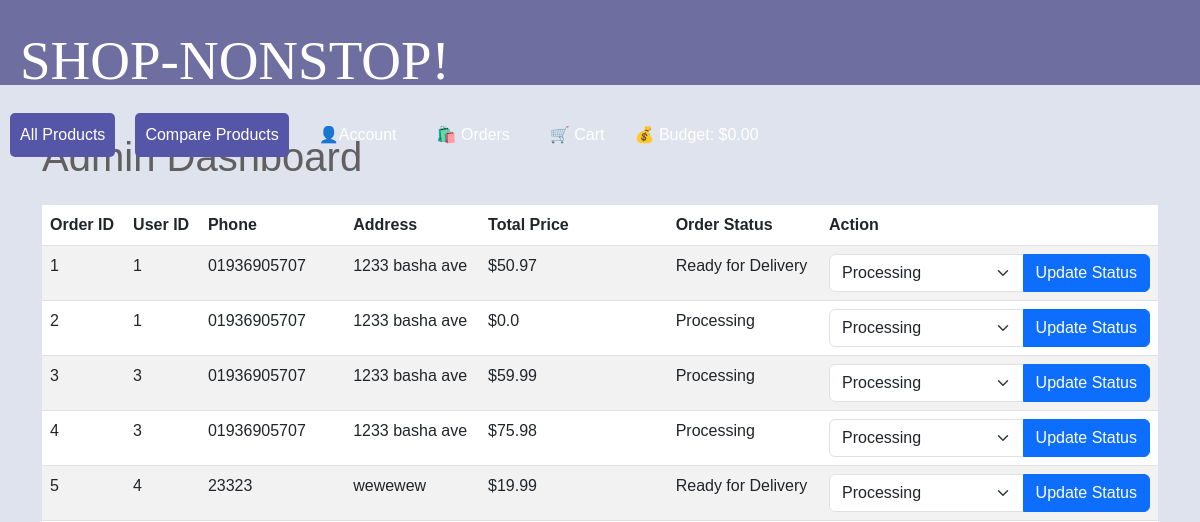
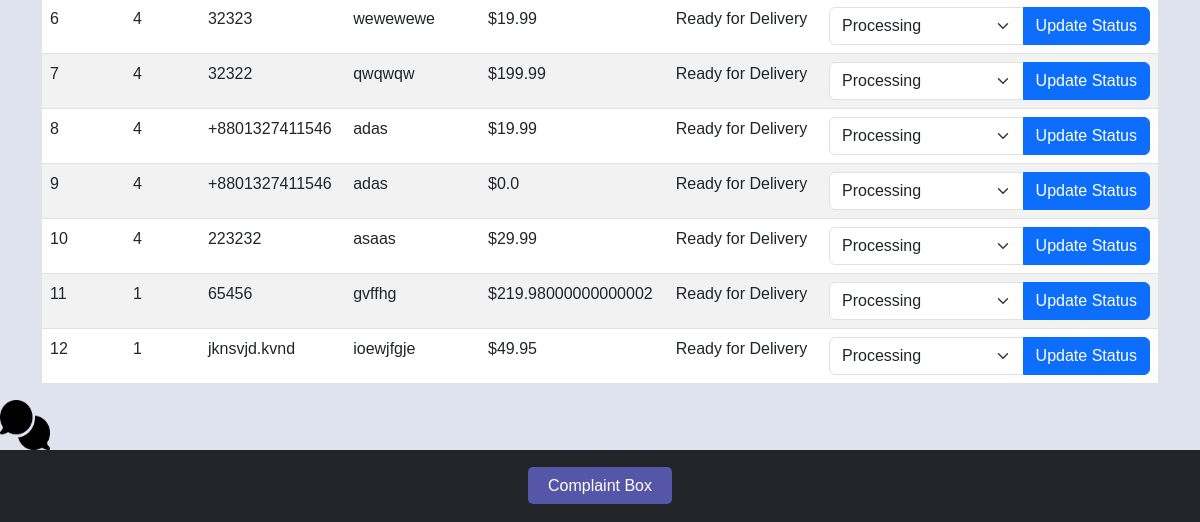
/admin/dashboard (signed in), run on an earlier commit of the app's database (2 pictures, top to bottom).
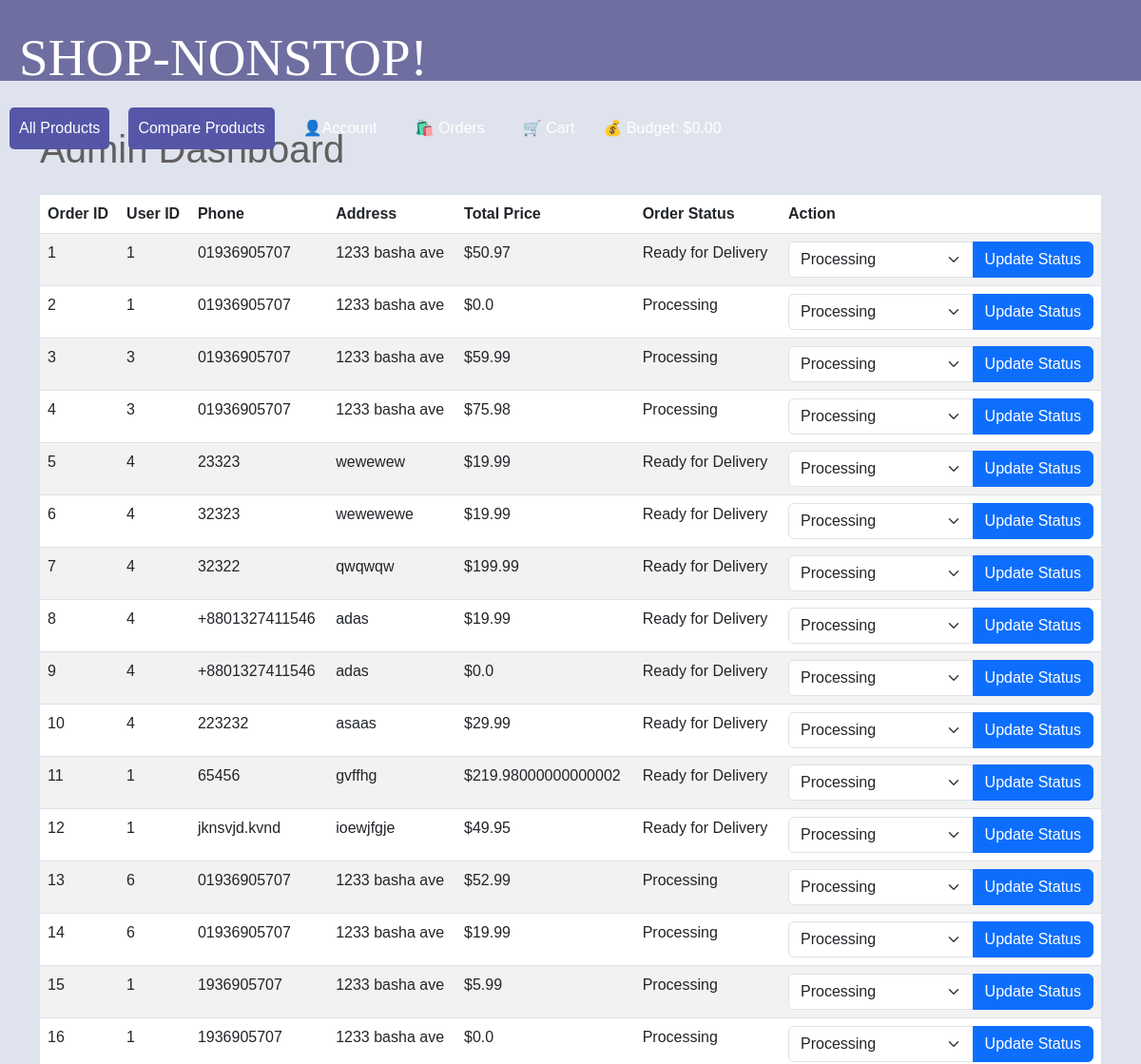
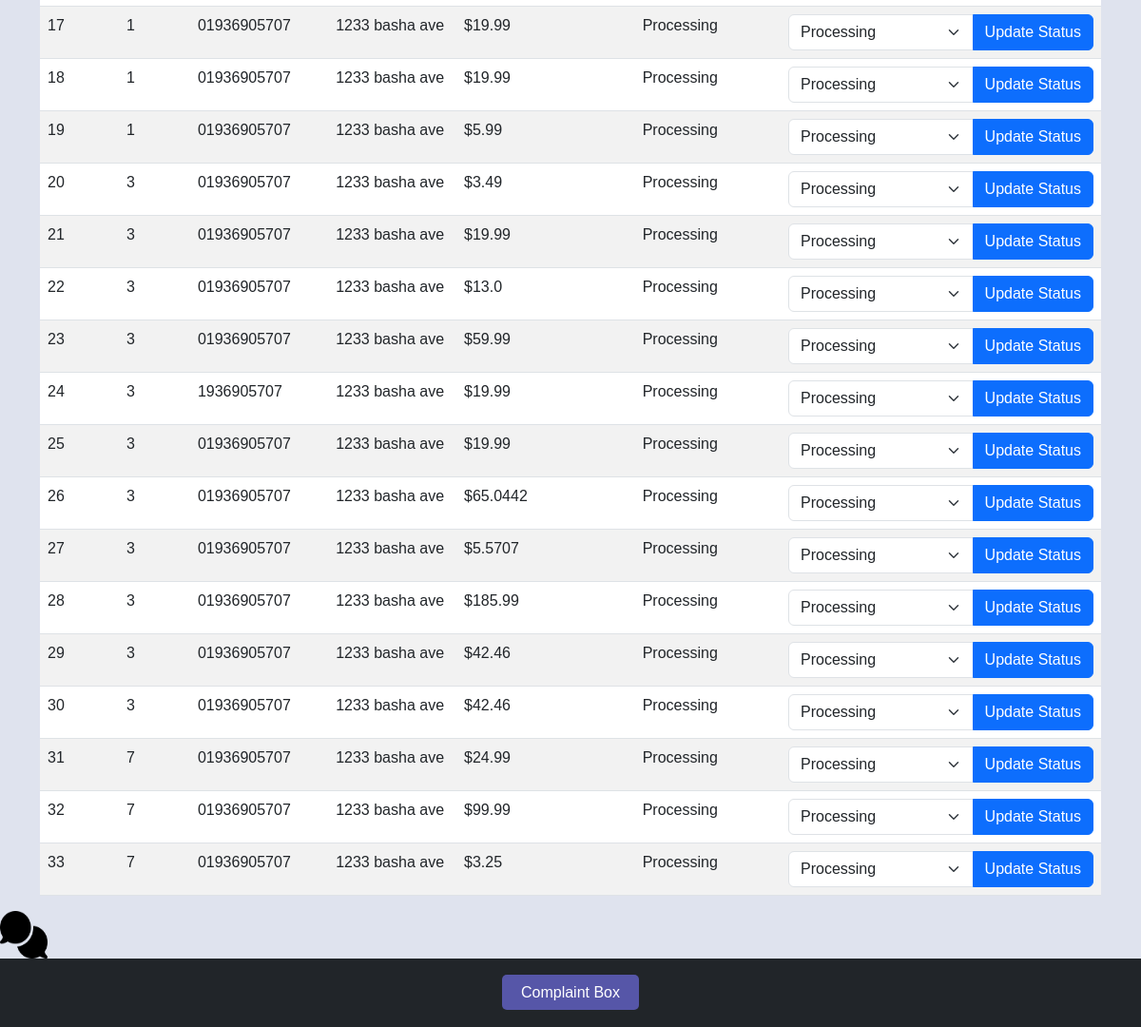
And on a later commit of the database (2 pictures, top to bottom).
### app/models.py (models this page shows, shortened)
class Order(db.Model):
    __tablename__ = 'order'
    id = db.Column(db.Integer, primary_key=True)
    user_id = db.Column(db.Integer, db.ForeignKey('user.id'), nullable=False)
    phone = db.Column(db.String(20), nullable=False)
    address = db.Column(db.String(100), nullable=False)
    total_price = db.Column(db.Float, nullable=False)
    date_created = db.Column(db.DateTime, default=datetime.utcnow())
    tracking_level = db.Column(db.String(50), nullable=True)
    items = db.relationship('Items', secondary=order_items,
                            backref=db.backref('orders', lazy='dynamic'))

### app/routes.py (the view)
@app.route('/admin/dashboard')
def admin_dashboard():
    if 'admin_id' not in session:
        return redirect(url_for('admin_login'))
    orders = Order.query.all()
    return render_template('admin_dashboard.html', orders=orders)

### app/templates/admin_dashboard.html (shortened to what this page needs)
{% extends 'base.html' %}
{% block content %}
<div class="container mt-5">
    <h1 class="mb-4">Admin Dashboard</h1>
    <div class="table-responsive">
        <table class="table table-striped">
            <thead>
                <tr>
                    <th>Order ID</th>
                    <th>User ID</th>
                    <th>Phone</th>
                    <th>Address</th>
                    <th>Total Price</th>
                    <th>Order Status</th>
                    <th>Action</th>
                </tr>
            </thead>
            <tbody>
                {% for order in orders %}
                    <tr>
                        <td>{{ order.id }}</td>
                        <td>{{ order.user_id }}</td>
                        <td>{{ order.phone }}</td>
                        <td>{{ order.address }}</td>
                        <td>${{ order.total_price }}</td>
                        <td>{{ order.tracking_level }}</td>
                        <td>
                            <form action="{{ url_for('update_order_status', order_id=order.id) }}" method="post">
                                <div class="input-group">
                                    <select class="form-select" name="status">
                                        <option value="Processing">Processing</option>
                                    </select>
                                    <button type="submit" class="btn btn-primary">Update Status</button>
                                </div>
                            </form>
                        </td>
                    </tr>
                {% endfor %}
            </tbody>
        </table>
    </div>
</div>
{% endblock %}

### app/templates/base.html (shortened to what this page needs)
<!DOCTYPE html>
<html lang="en">
<head>
    <link href="https://cdn.jsdelivr.net/npm/bootstrap@5.3.0-alpha1/dist/css/bootstrap.min.css" rel="stylesheet">
</head>
<body>
    <div class="navbar">
        <div class="icons">
            <a href="/" class="website-name">SHOP-NONSTOP!</a>
        </div>
        <div class="icons">
            <a href="/show_products" class="all-products-button">All Products</a>
            <a href="/compare" class="all-products-button">Compare Products</a>
            <div class="dropdown">
                <a href="dashboard">👤Account</a>
            </div>
            <div class="dropdown">
                <a href="#"> 🛍️ Orders</a>
            </div>
            <a href="/cart">🛒 Cart</a>
            <div class="dropdown">
                <span class="budget-button">💰 Budget: ${{ session.get('budget', '0.00') }}</span>
            </div>
        </div>
    </div>
    <div class="content">
        {% block content %}{% endblock %}
    </div>
    <a href="/chat" id="chat-icon">
    <img src="/static/chat-icon.png" alt="Chat" width="50" height="50">
    </a>
    <footer class="text-center py-4 bg-dark">
        <a class="all-products-button" onclick="redirectToGoogleForm()">Complaint Box</a>
    </footer>
</body>
</html>

### app/templates/base.html (style rules this page uses)
body { margin: 0; font-family: Font1,Arial, sans-serif; background-color: #dfe3ee; color: #615f5f; }
.navbar { display: flex; justify-content: space-between; align-items: center; background-color: #6e6ea0; color: white; padding: 10px; height: 85px; position: relative; }
.navbar a, .dropdown-content a { color: white; text-decoration: none; padding: 10px; }
.dropdown { position: relative; display: inline-block; }
.icons { display: flex; align-items: center; }
.icons a { margin-right: 20px; position: relative; }
.website-name { font-family: myFont; font-size: 55px; }
.all-products-button { padding: 10px 20px; background-color: #5656a8; color: white; border: none; border-radius: 5px; text-decoration: none; cursor: pointer; transition: background-color 0.3s ease; }

What changed in the data, as far as the page shows it:
added Order: id "13", user_id "6", phone "01936905707", address "1233 basha ave", total_price "52.99", tracking_level "Processing"
added Order: id "14", user_id "6", phone "01936905707", address "1233 basha ave", total_price "19.99", tracking_level "Processing"
added Order: id "15", user_id "1", phone "1936905707", address "1233 basha ave", total_price "5.99", tracking_level "Processing"
added Order: id "16", user_id "1", phone "1936905707", address "1233 basha ave", total_price "0.0", tracking_level "Processing"
added Order: id "17", user_id "1", phone "01936905707", address "1233 basha ave", total_price "19.99", tracking_level "Processing"
added Order: id "18", user_id "1", phone "01936905707", address "1233 basha ave", total_price "19.99", tracking_level "Processing"
added Order: id "19", user_id "1", phone "01936905707", address "1233 basha ave", total_price "5.99", tracking_level "Processing"
added Order: id "20", user_id "3", phone "01936905707", address "1233 basha ave", total_price "3.49", tracking_level "Processing"
added Order: id "21", user_id "3", phone "01936905707", address "1233 basha ave", total_price "19.99", tracking_level "Processing"
added Order: id "22", user_id "3", phone "01936905707", address "1233 basha ave", total_price "13.0", tracking_level "Processing"
added Order: id "23", user_id "3", phone "01936905707", address "1233 basha ave", total_price "59.99", tracking_level "Processing"
added Order: id "24", user_id "3", phone "1936905707", address "1233 basha ave", total_price "19.99", tracking_level "Processing"
added Order: id "25", user_id "3", phone "01936905707", address "1233 basha ave", total_price "19.99", tracking_level "Processing"
added Order: id "26", user_id "3", phone "01936905707", address "1233 basha ave", total_price "65.0442", tracking_level "Processing"
added Order: id "27", user_id "3", phone "01936905707", address "1233 basha ave", total_price "5.5707", tracking_level "Processing"
added Order: id "28", user_id "3", phone "01936905707", address "1233 basha ave", total_price "185.99", tracking_level "Processing"
added Order: id "29", user_id "3", phone "01936905707", address "1233 basha ave", total_price "42.46", tracking_level "Processing"
added Order: id "30", user_id "3", phone "01936905707", address "1233 basha ave", total_price "42.46", tracking_level "Processing"
added Order: id "31", user_id "7", phone "01936905707", address "1233 basha ave", total_price "24.99", tracking_level "Processing"
added Order: id "32", user_id "7", phone "01936905707", address "1233 basha ave", total_price "99.99", tracking_level "Processing"
added Order: id "33", user_id "7", phone "01936905707", address "1233 basha ave", total_price "3.25", tracking_level "Processing"
